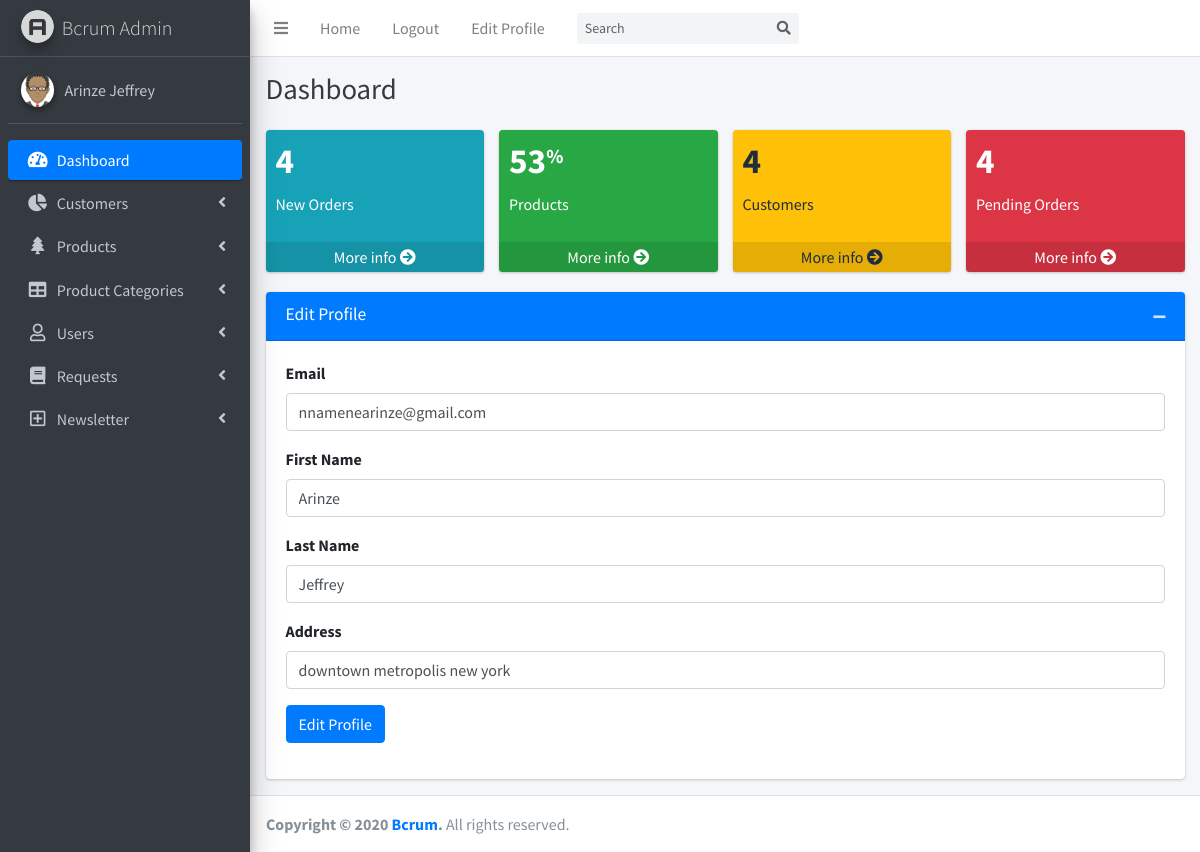
The app's page /edit_profile (signed in) with its own data.
### bcrum/models.py (models this page shows, shortened)
class Users(db.Model, UserMixin):
    id = db.Column(db.Integer, primary_key=True, nullable=False)
    first_name = db.Column(db.String(200))
    last_name = db.Column(db.String(200))
    email = db.Column(db.String(200), unique=True)
    user_role = db.Column(db.String(200), default="customer")
    password = db.Column(db.String(200))
    mobile_number = db.Column(db.String(200))
    address = db.Column(db.String(200))
    order_status = db.Column(db.String(200), default='Pending')
    orders = db.relationship('Order', backref='customer')

### bcrum/routes.py (the view, shortened to what this page needs)
@login_required
@app.route('/edit_profile', methods=['GET','POST'])
def edit_profile():
    if current_user.is_authenticated:
        if current_user.user_role != 'admin':
            return redirect(url_for('index'))
    user = Users.query.filter_by(id=current_user.id).first()
    return render_template('edit_profile.html', current_user=current_user)

### bcrum/models.py (called while the page is built)
@login_manager.user_loader
def admin(user_id):
    return Users.query.get(int(user_id))

### bcrum/templates/edit_profile.html (shortened to what this page needs)
{% extends 'admin_layout.html' %}
{% block contents %}
        <form method='POST' class="col-lg-12">
          <div class="card card-primary">
            <div class="card-header">
              <h3 class="card-title">Edit Profile</h3>
              <div class="card-tools">
                <button type="button" class="btn btn-tool" data-card-widget="collapse" data-toggle="tooltip" title="Collapse">
                  <i class="fas fa-minus"></i></button>
              </div>
            </div>
            <div class="card-body">
              <div class="form-group">
                <label for="inputClientCompany">Email</label>
                <input type="email" name='email' value="{{current_user.email}}" id="inputClientCompany" class="form-control">
              </div>
            <div class="form-group">
                <label for="inputClientCompany">First Name</label>
                <input type="text" name='fname' value="{{current_user.first_name}}" id="inputClientCompany" class="form-control">
            </div>
            <div class="form-group">
                <label for="inputClientCompany">Last Name</label>
                <input type="text" name='lname' value="{{current_user.last_name}}" id="inputClientCompany" class="form-control">
            </div>
            <div class="form-group">
                <label for="inputClientCompany">Address</label>
                <input type="text" name='address' value="{{current_user.address}}" id="inputClientCompany" class="form-control">
            </div>
                <div class="form-group">
                <input type="submit" value="Edit Profile" class="btn btn-primary">
              </div>
            </div>
          </div>
        </div>
{% endblock contents %}

### bcrum/templates/admin_layout.html (shortened to what this page needs)
<!DOCTYPE html>
<html>
<head>
  <link rel="stylesheet" href="{{url_for('static', filename='css/fontawesome-free/css/all.min.css')}}">
  <link rel="stylesheet" href="https://code.ionicframework.com/ionicons/2.0.1/css/ionicons.min.css">
  <link rel="stylesheet" href="{{url_for('static', filename='css/tempusdominus-bootstrap-4.min.css')}}">
  <link rel="stylesheet" href="{{url_for('static', filename='css/icheck-bootstrap.min.css')}}">
  <link rel="stylesheet" href="{{url_for('static', filename='css/jqvmap.min.css')}}">
  <link rel="stylesheet" href="{{url_for('static', filename='css/adminlte.min.css')}}">
  <link rel="stylesheet" href="{{url_for('static', filename='css/OverlayScrollbars.min.css')}}">
  <link rel="stylesheet" href="{{url_for('static', filename='css/daterangepicker.css')}}">
  <link rel="stylesheet" href="{{url_for('static', filename='css/summernote-bs4.css')}}">
</head>
<body class="hold-transition sidebar-mini layout-fixed">
<div class="wrapper">
  <nav class="main-header navbar navbar-expand navbar-white navbar-light">
    <ul class="navbar-nav">
      <li class="nav-item">
        <a class="nav-link" data-widget="pushmenu" href="#" role="button"><i class="fas fa-bars"></i></a>
      </li>
      <li class="nav-item d-none d-sm-inline-block">
        <a href="{{url_for('index')}}" class="nav-link">Home</a>
      </li>
      <li class="nav-item d-none d-sm-inline-block">
        <a href="{{url_for('logout')}}" class="nav-link">Logout</a>
      </li>
      <li class="nav-item d-none d-sm-inline-block">
        <a href="{{url_for('edit_profile')}}" class="nav-link">Edit Profile</a>
      </li>
    </ul>
    <form class="form-inline ml-3">
      <div class="input-group input-group-sm">
        <input class="form-control form-control-navbar" type="search" placeholder="Search" aria-label="Search">
        <div class="input-group-append">
          <button class="btn btn-navbar" type="submit">
            <i class="fas fa-search"></i>
          </button>
        </div>
      </div>
    </form>
  </nav>
  <aside class="main-sidebar sidebar-dark-primary elevation-4">
    <a href="index3.html" class="brand-link">
      <img src="{{url_for('static', filename='img/AdminLTELogo.png')}}" alt="AdminLTE Logo" class="brand-image img-circle elevation-3"
           style="opacity: .8">
      <span class="brand-text font-weight-light">Bcrum Admin</span>
    </a>
    <div class="sidebar">
      <div class="user-panel mt-3 pb-3 mb-3 d-flex">
        <div class="image">
          <img src="{{url_for('static', filename='img/avatar.png')}}" class="img-circle elevation-2" alt="User Image">
        </div>
        <div class="info">
        {%if current_user.is_authenticated%}
          <a href="#" class="d-block">{{current_user.first_name}} {{current_user.last_name}}</a>
        {%endif%}
        </div>
      </div>
      <nav class="mt-2">
        <ul class="nav nav-pills nav-sidebar flex-column" data-widget="treeview" role="menu" data-accordion="false">
          <li class="nav-item has-treeview menu-open">
            <a href="{{url_for('view_all_customers')}}" class="nav-link active">
              <i class="nav-icon fas fa-tachometer-alt"></i>
              <p>
                Dashboard
              </p>
            </a>
          </li>
          <li class="nav-item has-treeview">
            <a href="#" class="nav-link">
              <i class="nav-icon fas fa-chart-pie"></i>
              <p>
                Customers
                <i class="right fas fa-angle-left"></i>
              </p>
            </a>
          </li>
          <li class="nav-item has-treeview">
            <a href="#" class="nav-link">
              <i class="nav-icon fas fa-tree"></i>
              <p>
                Products
                <i class="fas fa-angle-left right"></i>
              </p>
            </a>
          </li>
          <li class="nav-item has-treeview">
            <a href="#" class="nav-link">
              <i class="nav-icon fas fa-table"></i>
              <p>
                Product Categories
                <i class="fas fa-angle-left right"></i>
              </p>
            </a>
          </li>
          <li class="nav-item has-treeview">
            <a href="#" class="nav-link">
              <i class="nav-icon far fa-user"></i>
              <p>
                Users
                <i class="fas fa-angle-left right"></i>
              </p>
            </a>
          </li>
          <li class="nav-item has-treeview">
            <a href="#" class="nav-link">
              <i class="nav-icon fas fa-book"></i>
              <p>
                Requests
                <i class="fas fa-angle-left right"></i>
              </p>
            </a>
          </li>
          <li class="nav-item has-treeview">
            <a href="#" class="nav-link">
              <i class="nav-icon far fa-plus-square"></i>
              <p>
                Newsletter
                <i class="fas fa-angle-left right"></i>
              </p>
            </a>
          </li>
        </ul>
      </nav>
    </div>
  </aside>
  <div class="content-wrapper">
    <div class="content-header">
      <div class="container-fluid">
        <div class="row mb-2">
          <div class="col-sm-6">
            <h1 class="m-0 text-dark">Dashboard</h1>
          </div>
          <div class="col-sm-6">
          </div>
        </div>
      </div>
    </div>
    <section class="content">
      <div class="container-fluid">
        <div class="row">
          <div class="col-lg-3 col-6">
            <div class="small-box bg-info">
              <div class="inner">
                <h3>4</h3>
                <p>New Orders</p>
              </div>
              <a href="#" class="small-box-footer">More info <i class="fas fa-arrow-circle-right"></i></a>
            </div>
          </div>
          <div class="col-lg-3 col-6">
            <div class="small-box bg-success">
              <div class="inner">
                <h3>53<sup style="font-size: 20px">%</sup></h3>
                <p>Products</p>
              </div>
              <a href="#" class="small-box-footer">More info <i class="fas fa-arrow-circle-right"></i></a>
            </div>
          </div>
          <div class="col-lg-3 col-6">
            <div class="small-box bg-warning">
              <div class="inner">
                <h3>4</h3>
                <p>Customers</p>
              </div>
              <a href="#" class="small-box-footer">More info <i class="fas fa-arrow-circle-right"></i></a>
            </div>
          </div>
          <div class="col-lg-3 col-6">
            <div class="small-box bg-danger">
              <div class="inner">
                <h3>4</h3>
                <p>Pending Orders</p>
              </div>
              <a href="#" class="small-box-footer">More info <i class="fas fa-arrow-circle-right"></i></a>
            </div>
          </div>
        </div>
        <div class="row">
  {% block contents %}
  {% endblock contents %}
        </div>
      </div>
  </div>
  <footer class="main-footer">
    <strong>Copyright &copy; 2020 <a href="#">Bcrum</a>.</strong>
    All rights reserved.
  </footer>
</body>
</html>

### records on screen
Users: first_name "Arinze", last_name "Jeffrey", email "nnamenearinze@gmail.com", fname "Arinze", lname "Jeffrey", address "downtown metropolis new york"
